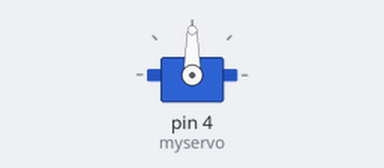
Simulated run of this sketch. Board: Arduino Uno, built with avr-gcc and run on an emulated ATmega328P. Parts: servo. At 2.4 s the program stops and its outputs stay as they are.

Above: at 0.1 s.
At 1.46 s:
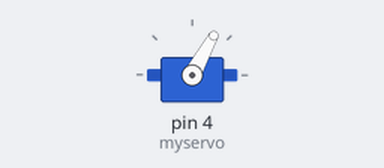
At 2.4 s:
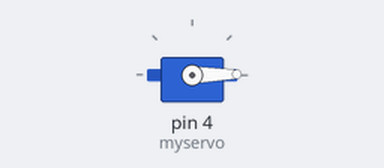
Timing chart, 0 to 3.9 s (numbered marks = the images above):
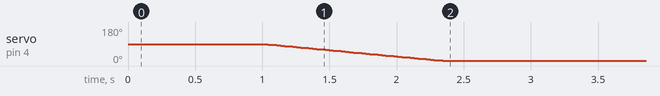

The sketch:

Servotest.ino
```cpp
#include <Servo.h>
Servo myservo;
void setup()
{

    myservo.attach(4);
}

void loop(){

    delay(1000);
    rotate(0);
    // delay(1000);
    // rotate(0);
    while(1);
}

void rotate(int angle){
    int anglex = myservo.read();
    if (angle > anglex){
        for (int i = anglex;i < angle;i++){
            myservo.write(i);
            delay(15);
        }
    }
    else if (angle < anglex){
        for (int i = anglex;i > angle;i--){
            myservo.write(i);
            delay(15);
        }
    }
}
```

Measured:
- by itself, servo on pin 4 (myservo): moves from 90° to 1° over 1.3 s
